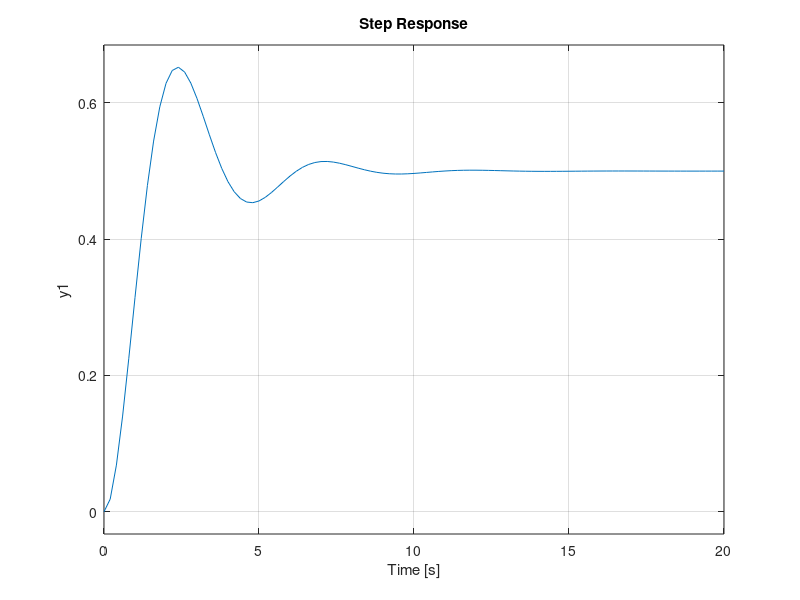
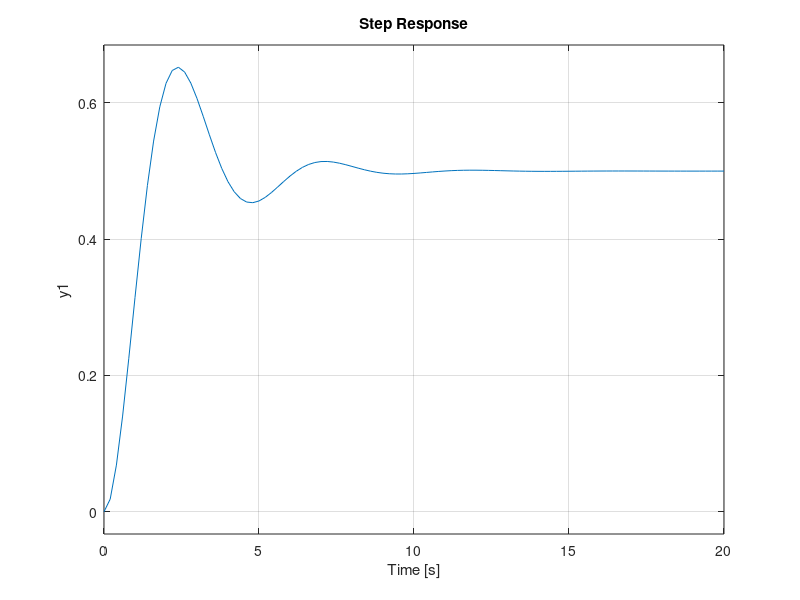
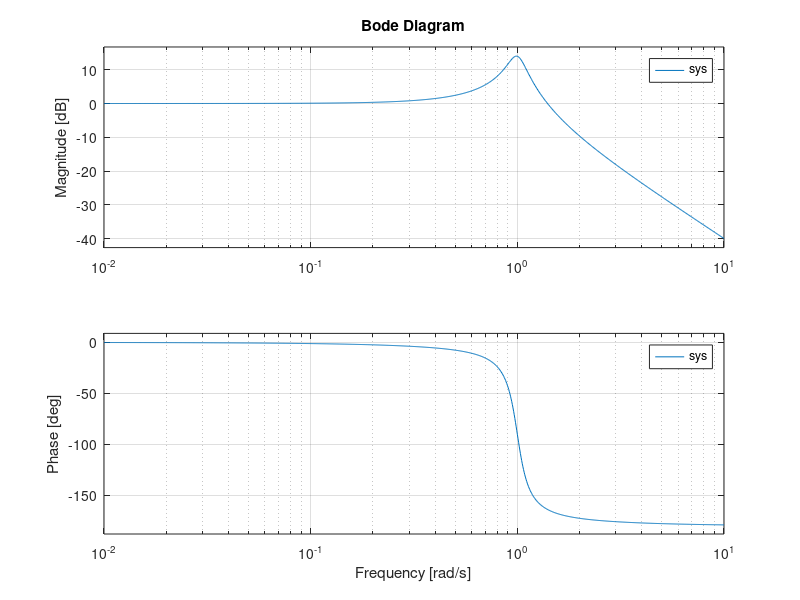
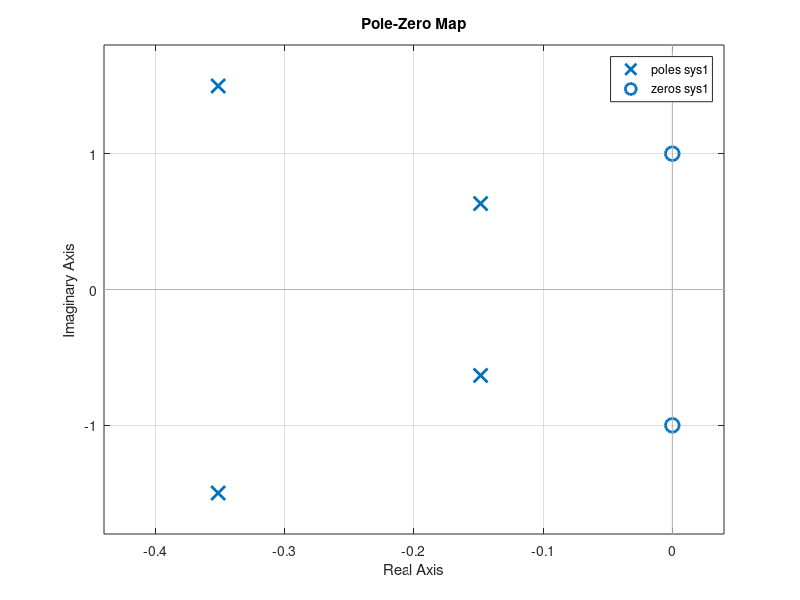

MATLAB code to generate these figures, in order:
%% 1d) 
A = [-1 -2; 1, 0];
B = [1; 0];
C = [0 1];
D = 0;
sys = ss(A, B, C, D);
figure;
step(sys);

%Verification of Analytical Computation:
num = 1;
den = [1 1 2];
sys = tf(num, den);
figure;
step(sys);

%Since both the step responses are the same, the analytical computation of
%the transfer function is consistent with the result of the numerical
%simulation.

%% 2c)
m = 1;
k = 1;
c = 0.2;
A = [0 1; -k/m, -c/m];
B = [0; 1/m];
C = [1 0];
D = 0;
sys = ss(A, B, C, D);
figure;
bode(sys, {0.01, 10});

%The numbers in my table, although in different units, are consistent with
%the Bode plot numbers.

%% 4b)
m1 = 1;
c1 = 1;
k1 = 1;
m2 = 1;
k2 = 1;

num1 = [m2 0 k2];
den = [m1*m2 m2*c1 ((m1*k2)+m2*(k1+k2)) k2*c1 k2*(k1+k2)-k2^2];
num2 = k2;
sys1 = tf(num1, den);
figure;
pzmap(sys1);
sys2 = tf(num2, den);
figure;
pzmap(sys2);

fprintf('Poles q_1:\n')
disp(pole(sys1));
fprintf('Zeros q_1:\n')
disp(zero(sys1));
fprintf('Poles q_2:\n')
disp(pole(sys2));
fprintf('Zeros q_1:\n')
disp(zero(sys2));

%The poles in the pole zero map correspond to the location of the points
%marked with an x while the zeros correspond to the location of the points
%marked with o. The poles of both the systems are the same as they share
%the same denominator, and they are all to the left of Real = 0.

%% 4c) 
figure;
bode(sys1);

T  = 100;        
dt = 0.01;
t  = 0:dt:T;
w = [0.578, 1.0, 1.1];
u1 = sin(w(1)*t);
u2 = sin(w(2)*t);
u3 = sin(w(3)*t);
x0 = [0 0 0 0]; 
y1 = lsim(sys1, u1, t, x0);
y2 = lsim(sys1, u2, t, x0);
y3 = lsim(sys1, u3, t, x0);
figure;
plot(t,y1,'b', t,y2,'r', t,y3,'k')
legend('\omega=0.578','\omega=1.0','\omega=1.1')
xlabel('Time (s)')
ylabel('q_1(t)')
title('Response of q_1 to sin(\omega t)')

%These responses are consistent with the Bode plots. The steady state
%amplitudes line up with the Bode magnitude curve. The numerator of this
%system is essentially s^2+1, which means that the system has zeros at
%s=+/-i\omega with \omega=1. At \omega=1, a sinsuoidal input will not
%produce a long term output in this system and will go down to 0. In a
%physical system, this can be seen as a tuned damper canceling out
%the motion of a primary mass at the natural frequency.
